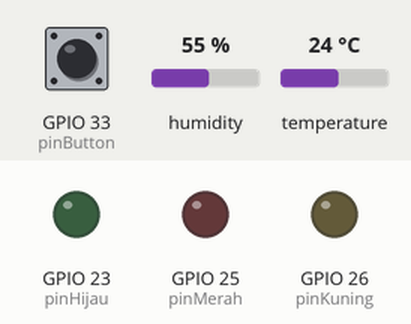
This sketch was run on a simulated ESP32. Shown: output pins drawn as LEDs (lit = HIGH). The inputs (shaded band) are chosen by the test bench; at power-on: GPIO 33 (pinButton) LOW, temperature 24 °C, humidity 55 %. What the sketch prints to the serial monitor is not drawn.

Above: at 6.2 s.
6.3 s: GPIO 33 (pinButton) pulled HIGH for 3.2 s
At 10.5 s:
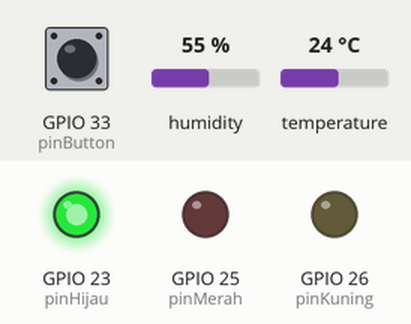
11.0 s: temperature set to 33 °C
13.2 s: temperature set to 36 °C
At 14.4 s:
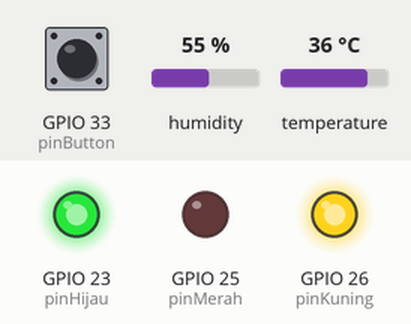
15.6 s: temperature set to 12 °C
At 16.8 s:
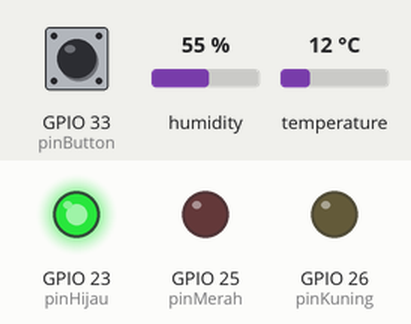
17.6 s: temperature set to 41 °C
At 19.2 s:
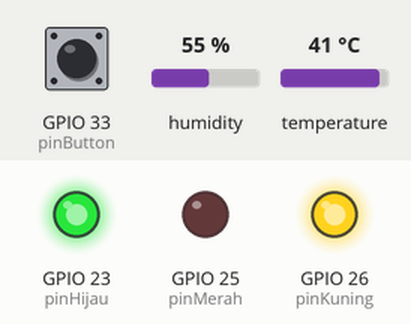
Timing chart, 0 to 20.6 s (numbered marks = the images above; inputs shaded):
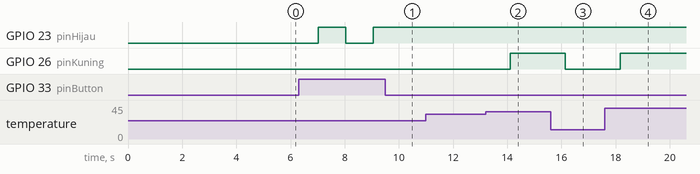

The sketch:

DHT11.ino
```cpp
#include "DHT.h"

const int pinMerah = 25;
const int pinKuning = 26;
const int pinHijau = 23;
const int pinDHT = 4;
const int pinButton = 33;

#define DHTTYPE DHT11   // DHT 11

DHT dht(pinDHT, DHTTYPE);

int buttonState = 0;
boolean starting = false;

void setup() {
  delay(5000);
  Serial.begin(9600);
  Serial.println(F("DHT11 test!"));

  pinMode(pinButton, INPUT);
  pinMode(pinHijau, OUTPUT);
  pinMode(pinKuning, OUTPUT);
  pinMode(pinMerah, OUTPUT);

  dht.begin();
}

void loop() {
  delay(1000);
  buttonState = digitalRead(pinButton);

  Serial.println(starting);
  float t = dht.readTemperature();
  if (isnan(t)) {
    Serial.println(F("Gagal membaca suhu !"));
    return;
  }

  if(buttonState == HIGH){
    starting = !starting;
  }
  if(starting == 1){
    if(t<35){
      digitalWrite(pinHijau, HIGH);
      digitalWrite(pinKuning, LOW);
      digitalWrite(pinMerah, LOW);
    }
    else if(t>=35 && t<=50){
      digitalWrite(pinHijau, HIGH);
      digitalWrite(pinKuning, HIGH);
      digitalWrite(pinMerah, LOW);
    }
    else if(t>50){
      digitalWrite(pinHijau, HIGH);
      digitalWrite(pinKuning, HIGH);
      digitalWrite(pinMerah, HIGH);
    }
    Serial.print(t);
    Serial.print(F("°C "));
  }
   else{
     digitalWrite(pinHijau, LOW);
     digitalWrite(pinKuning, LOW);
     digitalWrite(pinMerah, LOW);
   }
}
```

Measured:
- the behaviour switches between 34 and 35 °C on temperature (found by bisection; images 1 and 2)
- after the input at 6.3 s, GPIO 23 (pinHijau): LOW → HIGH after 0.72 s, → LOW 1.0 s later, → HIGH 1.0 s later
- after the input at 11.0 s, every drawn part: stays the same
- after the input at 13.2 s, GPIO 26 (pinKuning): LOW → HIGH after 0.92 s
- after the input at 15.6 s, GPIO 26 (pinKuning): HIGH → LOW after 0.54 s
- after the input at 17.6 s, GPIO 26 (pinKuning): LOW → HIGH after 0.56 s
